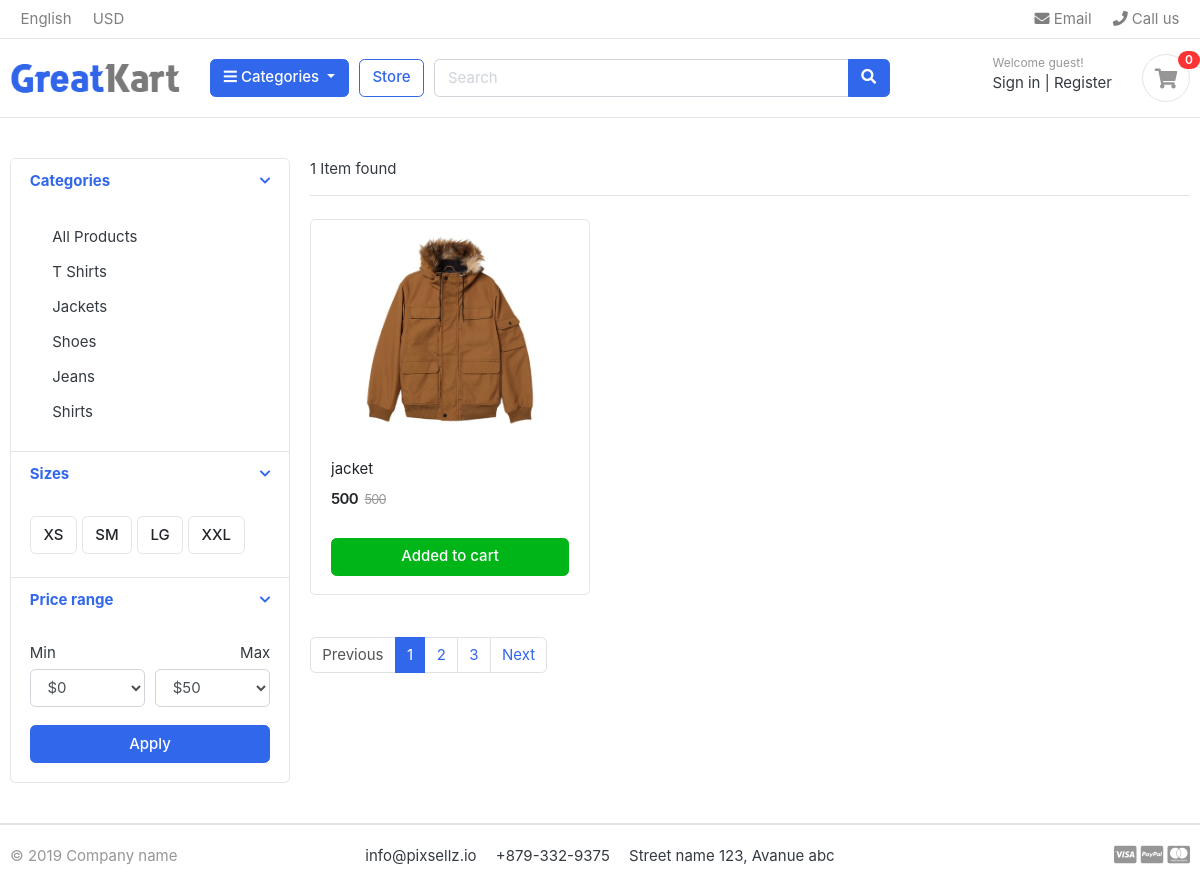
The page /store/jackets/ on the database its author committed.
### categories/models.py (models this page shows, shortened)
class Categories(models.Model):
    title = models.CharField(max_length=40, unique=True)
    slug = models.SlugField(max_length=40, unique=True, null=True)
    description = models.TextField(max_length=200)
    image = models.ImageField(blank=True)
    class Meta:
        verbose_name = 'Category'
        verbose_name_plural = 'Categories'
    def get_url(self):
        return reverse('categories', args=[self.slug])

### store/models.py (models this page shows, shortened)
class Product(models.Model):
    title = models.CharField(max_length=150, unique=True)
    slug = models.SlugField(max_length=200, unique=True)
    description = models.TextField(max_length=500, blank=True)
    images = models.ImageField(upload_to='static/images')
    price = models.IntegerField()
    stock = models.IntegerField()
    category = models.ForeignKey(Categories, on_delete=models.CASCADE)
    date_added = models.DateTimeField(auto_now_add=True)
    date_modified = models.DateTimeField(auto_now=True)
    is_available = models.BooleanField(default=True)
    def get_url(self):
        return reverse('product_details', args=[self.category.slug, self.slug])

### store/views.py (the view)
# urls.py: path('store/', include('store.urls')),
def store(request, slug_id=None):
    category = None
    products = None
    if slug_id != None:
        category = get_object_or_404(Categories, slug=slug_id)
        products = Product.objects.filter(is_available=True, category=category)
    else:
        products = Product.objects.all().filter(is_available=True)
    dictionary = {
        'products': products
    }
    return render(request, 'store/store.html', dictionary)

### categories/context_processors.py (called while the page is built)
def categories_link(request):
    links = Categories.objects.all
    return dict(links=links)

### store/templates/store/store.html (shortened to what this page needs)
{% extends 'base.html' %}
{% load static %}
{% block content %}
<section class="section-content padding-y">
<div class="container">
<div class="row">
	<aside class="col-md-3">
<div class="card">
	<article class="filter-group">
		<header class="card-header">
			<a href="#" data-toggle="collapse" data-target="#collapse_1" aria-expanded="true" class="">
				<i class="icon-control fa fa-chevron-down"></i>
				<h6 class="title">Categories</h6>
			</a>
		</header>
		<div class="filter-content collapse show" id="collapse_1" style="">
			<div class="card-body">
				<ul class="list-menu">
				<li><a class="dropdown-item" href="{% url 'store_page' %}">All Products</a></li>
				{% for category in links %}
				<li><a class="dropdown-item" href="{{ category.get_url }}">{{ category.title }}</a></li>
				{% endfor %}
				</ul>
			</div>
		</div>
	</article>
	<article class="filter-group">
		<header class="card-header">
			<a href="#" data-toggle="collapse" data-target="#collapse_4" aria-expanded="true" class="">
				<i class="icon-control fa fa-chevron-down"></i>
				<h6 class="title">Sizes </h6>
			</a>
		</header>
		<div class="filter-content collapse show" id="collapse_4" style="">
			<div class="card-body">
			  <label class="checkbox-btn">
			    <span class="btn btn-light"> XS </span>
			  </label>
			  <label class="checkbox-btn">
			    <span class="btn btn-light"> SM </span>
			  </label>
			  <label class="checkbox-btn">
			    <span class="btn btn-light"> LG </span>
			  </label>
			  <label class="checkbox-btn">
			    <span class="btn btn-light"> XXL </span>
			  </label>
		</div>
		</div>
	</article>
	<article class="filter-group">
		<header class="card-header">
			<a href="#" data-toggle="collapse" data-target="#collapse_3" aria-expanded="true" class="">
				<i class="icon-control fa fa-chevron-down"></i>
				<h6 class="title">Price range </h6>
			</a>
		</header>
		<div class="filter-content collapse show" id="collapse_3" style="">
			<div class="card-body">
				<div class="form-row">
				<div class="form-group col-md-6">
				  <label>Min</label>
				  	<select class="mr-2 form-control">
						<option value="0">$0</option>
					</select>
				</div>
				<div class="form-group text-right col-md-6">
				  <label>Max</label>
				  	<select class="mr-2 form-control">
						<option value="50">$50</option>
					</select>
				</div>
				</div>
				<button class="btn btn-block btn-primary">Apply</button>
			</div>
		</div>
	</article>
</div>
	</aside>
	<main class="col-md-9">
<header class="border-bottom mb-4 pb-3">
		<div class="form-inline">
			<span class="mr-md-auto">{{ products.count }} Item{{ products.count|pluralize }} found </span>
		</div>
</header>
<div class="row">
    {% for product in products %}
	<div class="col-md-4">
		<figure class="card card-product-grid">
			<div class="img-wrap">
				<img src="{{ product.images.url }}">
			</div>
			<figcaption class="info-wrap">
				<div class="fix-height">
					<a href="{{ product.get_url }}" class="title">{{ product.title }}</a>
					<div class="price-wrap mt-2">
						<span class="price">{{ product.price }}</span>
						<del class="price-old">{{ product.price }}</del>
					</div>
				</div>
				<a href="#" class="btn btn-block btn-success">Added to cart </a>
			</figcaption>
		</figure>
	</div>
    {% endfor %}
</div>
<nav class="mt-4" aria-label="Page navigation sample">
  <ul class="pagination">
    <li class="page-item disabled"><a class="page-link" href="#">Previous</a></li>
    <li class="page-item active"><a class="page-link" href="#">1</a></li>
    <li class="page-item"><a class="page-link" href="#">2</a></li>
    <li class="page-item"><a class="page-link" href="#">3</a></li>
    <li class="page-item"><a class="page-link" href="#">Next</a></li>
  </ul>
</nav>
	</main>
</div>
</div>
</section>
{% endblock %}

### static/css/ui.css (style rules this page uses)
html { font-family: "Inter", sans-serif; font-size: 15px; }
.img-wrap { text-align: center; display: block; }
.img-wrap img { max-width: 100%; }
.price-wrap { letter-spacing: -0.7px; }
.padding-y { padding-top: 40px; padding-bottom: 40px; }
figure { margin-bottom: 0; }
article:after, .form-group:after { display: block; clear: both; content: ""; }
.btn-light { background-color: #fff; border-color: #e4e4e4; }
[class*=list-] li:after { visibility: hidden; display: block; content: ""; overflow: hidden; height: 0; clear: both; }
.list-menu { list-style: none; margin: 0; padding-left: 0; }
.list-menu li { margin-bottom: 5px; }
.list-menu a { color: #343a40; }
[class*=card-product] a.title { color: #212529; display: block; }
[class*=card-product] .img-wrap { overflow: hidden; position: relative; }
[class*=card-product] .img-wrap img { height: 100%; max-width: 100%; width: auto; display: inline-block; -o-object-fit: cover; object-fit: cover; }
.card-product-grid { margin-bottom: 20px; }
.card-product-grid .img-wrap { border-radius: 0.2rem 0.2rem 0 0; height: 220px; }
.card-product-grid .info-wrap { overflow: hidden; padding: 18px 20px; }
.card-product-grid .fix-height { height: 80px; overflow: hidden; }
.card .img-wrap { overflow: hidden; }
.price { font-weight: 600; color: #212529; }
.price-old { color: #969696; margin-left: 3px; font-size: 85%; }
.icon-control { margin-top: 5px; float: right; font-size: 80%; }
.card-header .title { margin-bottom: 0; line-height: 1.5; }
.filter-group { border-bottom: 1px solid #e4e4e4; }
.filter-group .card-header { border-bottom: 0; }
.filter-group:last-child { border-bottom: 0; }
.checkbox-btn { position: relative; }

### rows shown on the page
Categories: title "T Shirts"
Categories: title "Jackets"
Categories: title "Shoes"
Categories: title "Jeans"
Categories: title "Shirts"
Product: images (picture), title "jacket", price "500"

### other values the page prints
{{ products.count }} "1"
